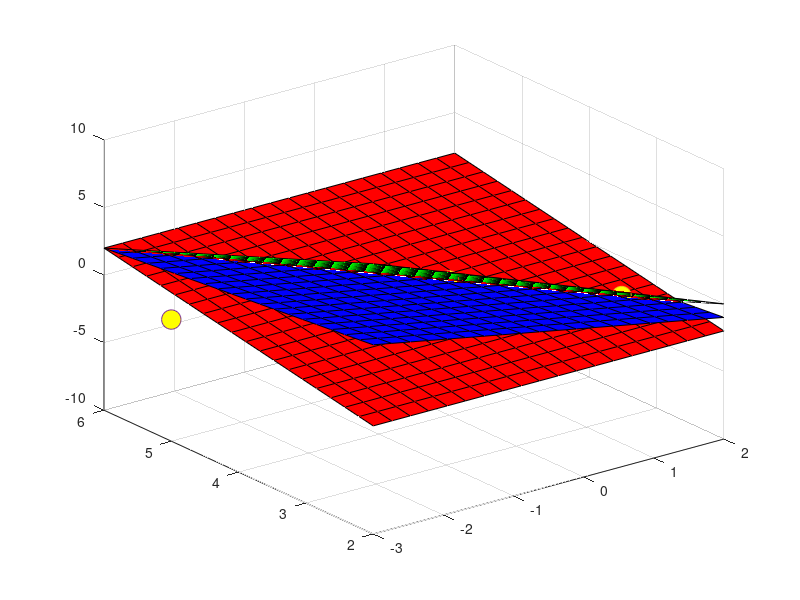

Write the MATLAB code that produced this figure.
clc
clear all 


% y- z = 4 
% 2x + y + 2z = 4
% 2x + 2y + z = 8



A = [0 1 -1 4; 2 1 2 4; 2 2 1 8];
rref(A)


x = linspace(-3,2,20);
y = linspace(2,6,20);
[X,Y] = meshgrid(x,y);

Z = Y-4;

surf(X,Y,Z, 'FaceColor', 'red');

hold on

Z=2-X-Y/2;

surf(X,Y,Z, 'FaceColor', 'blue');

Z=8-2*X-2*Y;

surf(X,Y,Z, 'FaceColor', 'green');

z = linspace(-4/3,4/3);
x = -3*z/2;
y = z+4;

plot3(x,y,z,'LineWidth',4,'Color','White')

hold off
rotate3d on


hold on

plot3(0,4,0,'Marker','o','MarkerSize',14,'MarkerFaceColor','yellow')
plot3(3/2,3,-1,'Marker','o','MarkerSize',14,'MarkerFaceColor','yellow')
plot3(-3,5,-1,'Marker','o','MarkerSize',14,'MarkerFaceColor','yellow')


hold off
